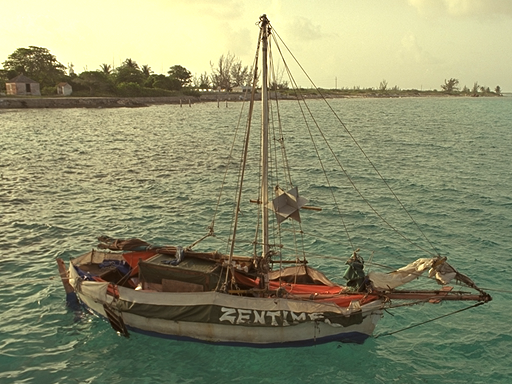
#> input picture lbp11/pic1.BMP, 512 x 384 px
$ python color.py
#> lines starting #> are read from the running program, lines starting #| are printed output that depends on the picture

import cv2
import numpy as np
import matplotlib.pyplot as plt


# 读取图像并转换为CIE XYZ色彩空间
def read_and_convert_to_xyz(image_path):
    # 读取图像
#> called with image_path = './lbp11/pic1.BMP'
    image = cv2.imread(image_path)
#> image is the input picture: shape (384, 512, 3); mean B, G, R 108.3, 141.8, 140.3
    # 将图像转换为CIE XYZ色彩空间
    xyz_image = cv2.cvtColor(image, cv2.COLOR_BGR2XYZ)
#> xyz_image: shape (384, 512, 3); mean of channels 0, 1, 2 128.1, 139.1, 122.5
    return xyz_image


# 计算色彩特征的直方图
def compute_color_histogram(xyz_image):
    # 将图像展平为一维数组
    flattened_image = xyz_image.reshape(-1, 3)
    # 计算直方图
    hist, bins = np.histogram(flattened_image, bins=256, range=(0, 255))
#> hist = 256 values, max 9134 at index 251, min 1 at index 0, mean 2304; bins = 257 values from 0 to 255
    return hist, bins


# 绘制直方图
def plot_histogram(hist, bins):
    plt.bar(bins[:-1], hist, width=np.diff(bins), color='blue')
    plt.xlim([0, 256])
    plt.xlabel('Pixel Intensity')
    plt.ylabel('Frequency')
    plt.title('Color Feature Histogram')


# 保存图像
def save_image(image, filename):
    cv2.imwrite(filename, image)


# 读取四张原始图像并进行处理
image_paths = ["./lbp11/pic1.BMP", "./lbp11/pic2.bmp", "./lbp11/pic3.bmp", "./lbp11/pic4.bmp"]
xyz_images = []
color_histograms = []

for image_path in image_paths:
    # 读取并转换为CIE XYZ色彩空间
    xyz_image = read_and_convert_to_xyz(image_path)
    xyz_images.append(xyz_image)

    # 计算色彩特征的直方图
    hist, bins = compute_color_histogram(xyz_image)
#> bins = 257 values from 0 to 255
    color_histograms.append(hist)

# 绘制原始图像、CIE XYZ图像和色彩特征直方图，并保存
plt.figure(figsize=(12, 9))

for i in range(4):
    # 绘制原始图像
    plt.subplot(3, 4, i + 1)
    image = cv2.imread(image_paths[i])
    plt.imshow(cv2.cvtColor(image, cv2.COLOR_BGR2RGB))
    plt.axis('off')
    # plt.title(f'Original Image {i + 1}')

    # 绘制CIE XYZ图像
    plt.subplot(3, 4, 5 + i)
    plt.imshow(cv2.cvtColor(xyz_images[i], cv2.COLOR_BGR2RGB))
    plt.axis('off')
    # plt.title(f'XYZ Image {i + 1}')

    # 绘制色彩特征直方图
    plt.subplot(3, 4, 9 + i)
    plot_histogram(color_histograms[i], np.arange(257))
    # plt.title(f'Color Histogram {i + 1}')

plt.tight_layout()
plt.savefig('combined_images_histograms.png')
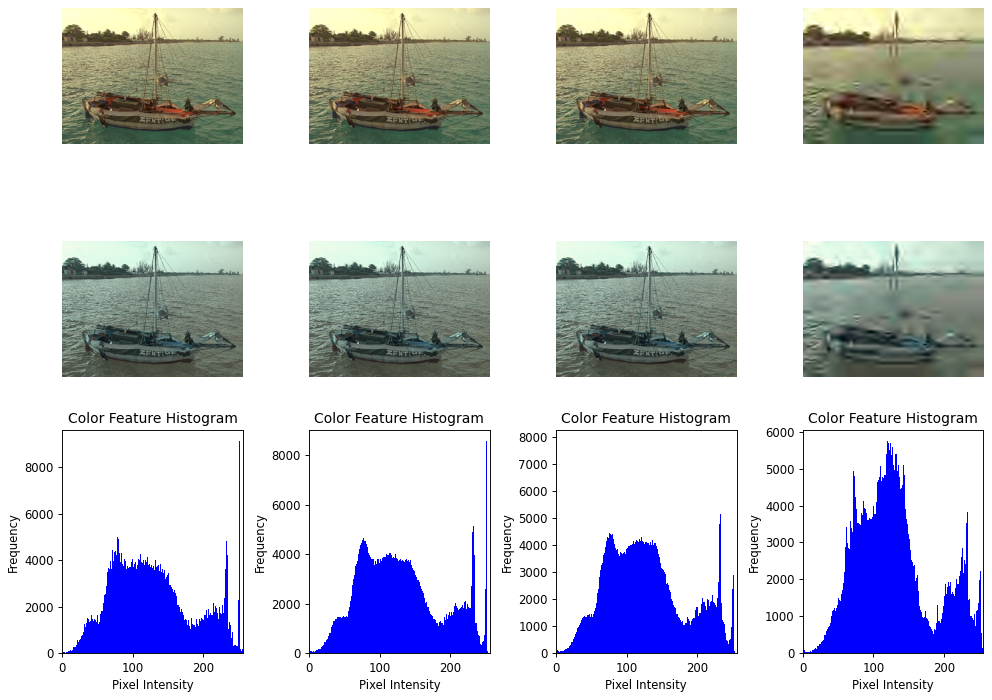
#> figure drawn by matplotlib, 12 panels; panel 3: tallest bar 9134 high, from x = 250.5 to 251.5; panel 6: tallest bar 8577 high, from x = 250.5 to 251.5; panel 9: tallest bar 7864 high, from x = 250.5 to 251.5; panel 12: tallest bar 5753 high, from x = 119.5 to 120.5
plt.show()
